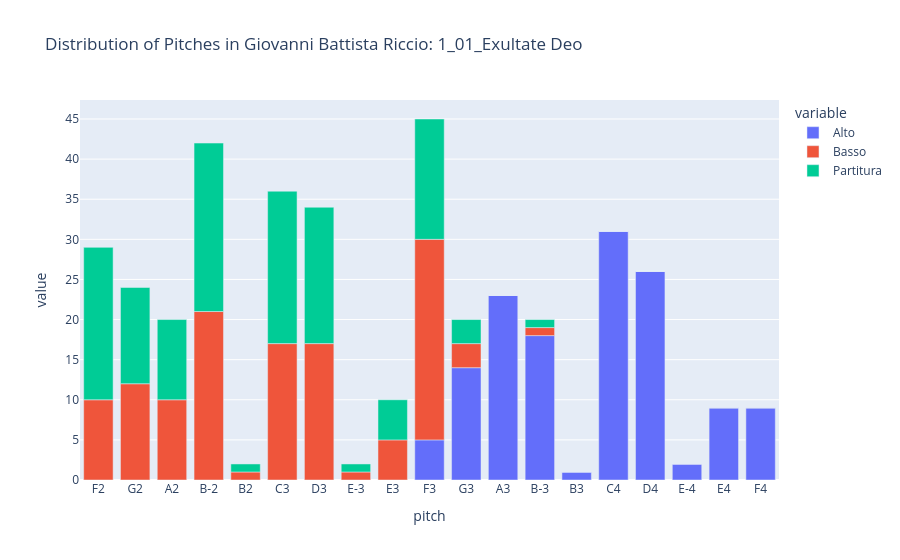

Write notebook code for a chart like this one.
### Markdown cell above
### C.3  Count, Sort and Graph Notes

* The Pandas library includes a vast array of standard methods for working with data frames (renaming columns, sorting data, counting categories, etc).  You can read just a few of the basic ones here:  **https://pandas.pydata.org/Pandas_Cheat_Sheet.pdf**

* Using our dataframe of notes+rests (**`nr`**), you can experiment with a few (try them out below):

    * **count the number of rows** (which tells us simply how large the dataframe is):  
>`nr.count`

    * **rename a columns**:  
>`nr.rename(columns = {'[Superius]':'Cantus'})`

    * **stack all the columns** on top of each other to get one list of all the notes:  
>`nr.stack()`

    * **stack and count the number of unique values** (which will tell us how many different tones are in this piece):
>`nr.stack().nunique()`

    * **count the number of each note in each part**:  
>`nr.apply(pd.Series.value_counts).fillna(0).astype(int)`

    * **count and sort** the number of notes in a single voice part: 
    
>`nr.apply(pd.Series.value_counts).fillna(0).astype(int).sort_values(by=nr.columns[0], ascending=False)`
    
* This sorts by the first voice in the score.  If you want to sort by the last, then use `by=nr.columns[-1]` in he request.

### Code cell
# set parameters
combineUnisons = True
combineRests = True
# new pitch table
pitch_order = ['E-2', 'E2', 'F2', 'F#2', 'G2', 'A2', 'B-2', 'B2', 
               'C3', 'C#3', 'D3', 'E-3','E3', 'F3', 'F#3', 'G3', 'G#3','A3', 'B-3','B3',
               'C4', 'C#4','D4', 'E-4', 'E4', 'F4', 'F#4','G4', 'A4', 'B-4', 'B4',
               'C5', 'C#5','D5', 'E-5','E5', 'F5', 'F#5', 'G5', 'A5', 'B-5', 'B5']

nr = piece.notes(combineUnisons ='combineUnisons', combineRests = 'combineRests').fillna('-')  
nr = nr.apply(pd.Series.value_counts).fillna(0).astype(int).reset_index().copy()  
nr.rename(columns = {'index':'pitch'}, inplace = True)  
nr['pitch'] = pd.Categorical(nr["pitch"], categories=pitch_order)  
nr = nr.sort_values(by = "pitch").dropna().copy()  
voices = nr.columns.to_list() 
display(nr)
px.bar(nr, x="pitch", y=voices, title="Distribution of Pitches in " + piece.metadata['composer'] + ": " + piece.metadata['title'])

### Figure 1 — Plotly figure (JSON) as saved in the notebook; plotly's stock layout.template omitted (floating-point values rounded to 4 significant figures)
{"data": [{"alignmentgroup": "True", "hovertemplate": "variable=Alto<br>pitch=%{x}<br>value=%{y}<extra></extra>", "legendgroup": "Alto", "marker": {"color": "#636efa", "pattern": {"shape": ""}}, "name": "Alto", "offsetgroup": "Alto", "orientation": "v", "showlegend": true, "textposition": "auto", "type": "bar", "x": ["F2", "G2", "A2", "B-2", "B2", "C3", "D3", "E-3", "E3", "F3", "G3", "A3", "B-3", "B3", "C4", "D4", "E-4", "E4", "F4"], "xaxis": "x", "y": [0, 0, 0, 0, 0, 0, 0, 0, 0, 5, 14, 23, 18, 1, 31, 26, 2, 9, 9], "yaxis": "y"}, {"alignmentgroup": "True", "hovertemplate": "variable=Basso<br>pitch=%{x}<br>value=%{y}<extra></extra>", "legendgroup": "Basso", "marker": {"color": "#EF553B", "pattern": {"shape": ""}}, "name": "Basso", "offsetgroup": "Basso", "orientation": "v", "showlegend": true, "textposition": "auto", "type": "bar", "x": ["F2", "G2", "A2", "B-2", "B2", "C3", "D3", "E-3", "E3", "F3", "G3", "A3", "B-3", "B3", "C4", "D4", "E-4", "E4", "F4"], "xaxis": "x", "y": [10, 12, 10, 21, 1, 17, 17, 1, 5, 25, 3, 0, 1, 0, 0, 0, 0, 0, 0], "yaxis": "y"}, {"alignmentgroup": "True", "hovertemplate": "variable=Partitura<br>pitch=%{x}<br>value=%{y}<extra></extra>", "legendgroup": "Partitura", "marker": {"color": "#00cc96", "pattern": {"shape": ""}}, "name": "Partitura", "offsetgroup": "Partitura", "orientation": "v", "showlegend": true, "textposition": "auto", "type": "bar", "x": ["F2", "G2", "A2", "B-2", "B2", "C3", "D3", "E-3", "E3", "F3", "G3", "A3", "B-3", "B3", "C4", "D4", "E-4", "E4", "F4"], "xaxis": "x", "y": [19, 12, 10, 21, 1, 19, 17, 1, 5, 15, 3, 0, 1, 0, 0, 0, 0, 0, 0], "yaxis": "y"}], "layout": {"autosize": true, "barmode": "relative", "legend": {"title": {"text": "variable"}, "tracegroupgap": 0}, "title": {"text": "Distribution of Pitches in Giovanni Battista Riccio: 1_01_Exultate Deo"}, "xaxis": {"anchor": "y", "autorange": true, "domain": [0, 1], "range": [-0.5, 18.5], "title": {"text": "pitch"}, "type": "category"}, "yaxis": {"anchor": "x", "autorange": true, "domain": [0, 1], "range": [0, 47.37], "title": {"text": "value"}, "type": "linear"}}}
